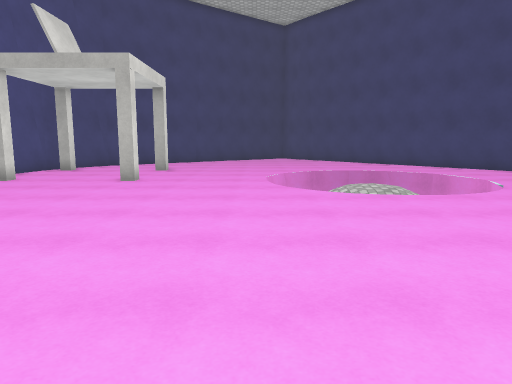
view 1 (above)

19 first-person views from a walk through a 3-D level made in the Unity game engine. The camera is 1.4 m above the floor, tilts 8° down and sees 70° across. The floor is counted in squares, 1 m on a side. Each view is taken from the middle of a square. On the plan, view 1 faces up. The plan holds only what a view shows up to about 16 squares ahead; the rest is blank. The place goes on beyond the plan. The player character is not drawn. Surface patterns are stand-ins for the level's own textures.

view 2
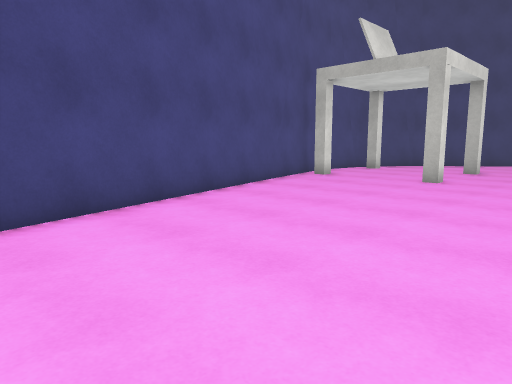

view 3
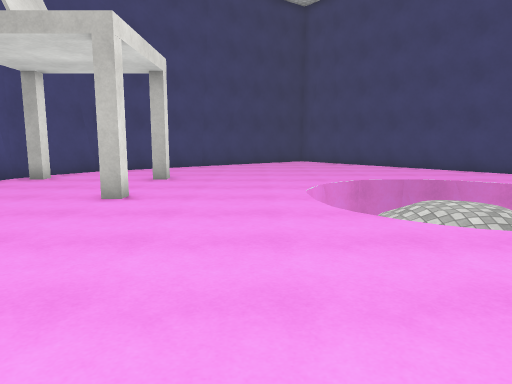

view 4
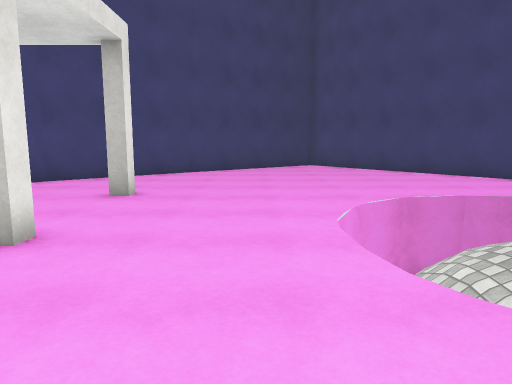

view 5
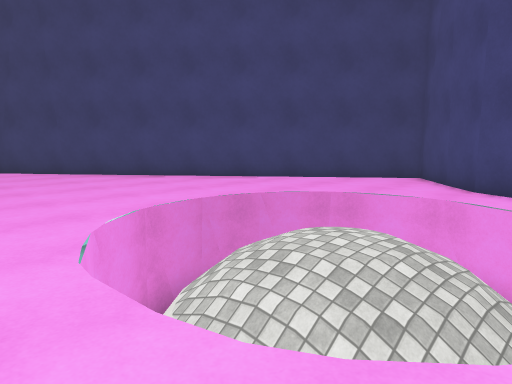

view 6
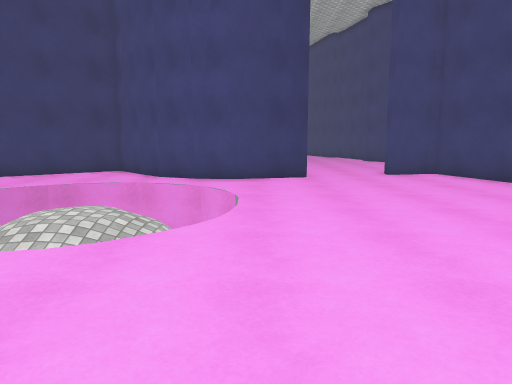

view 7
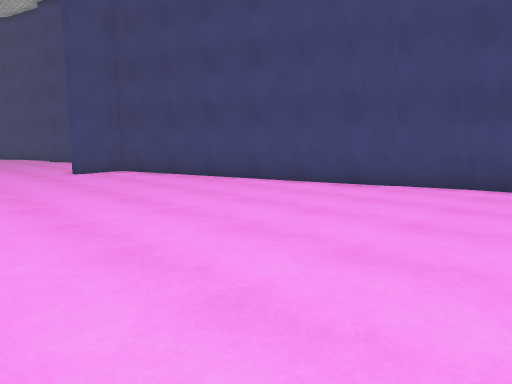

view 8
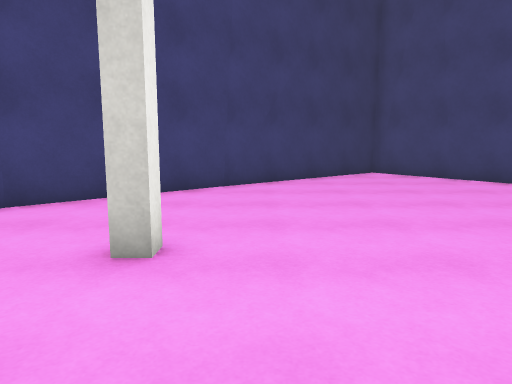

view 9
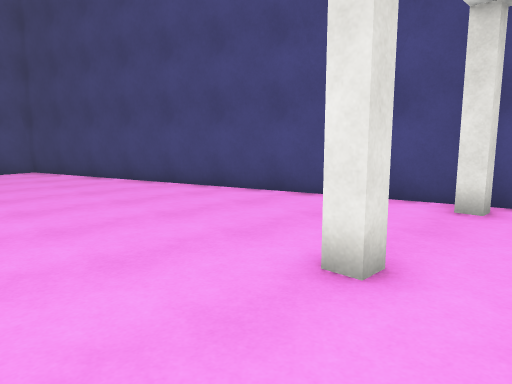

view 10
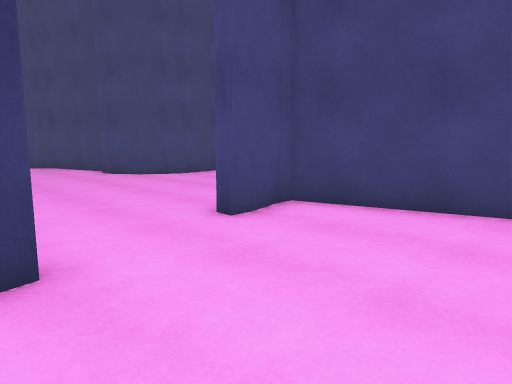

view 11
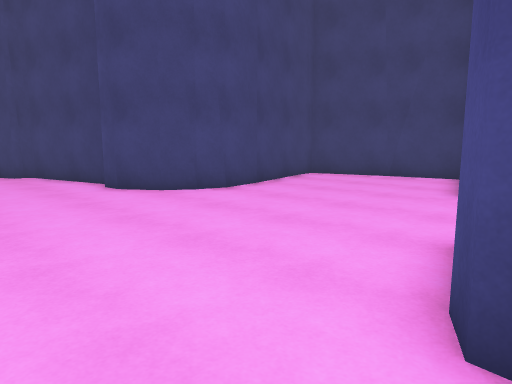

view 12
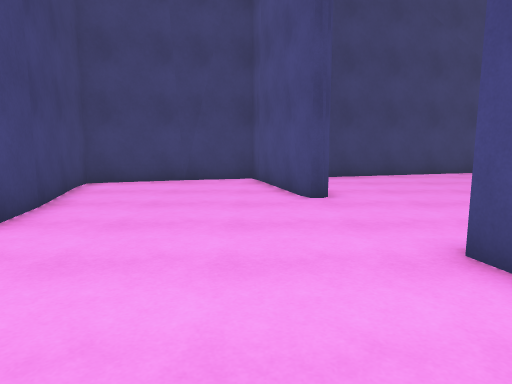

view 13
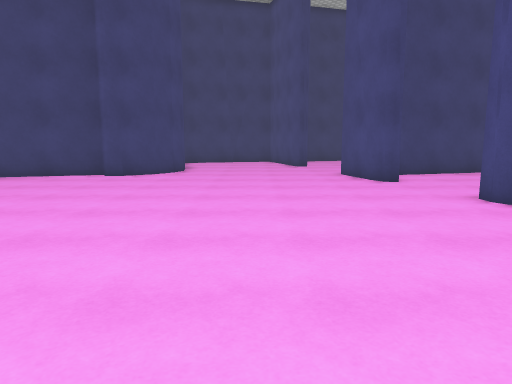

view 14
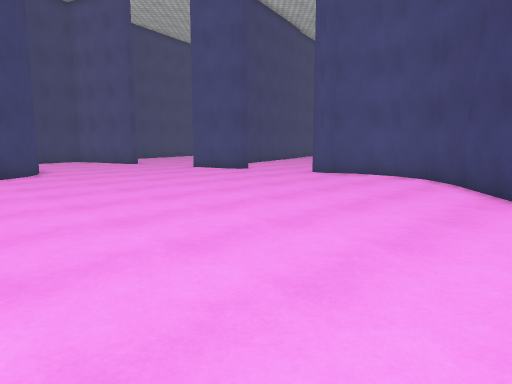

view 15
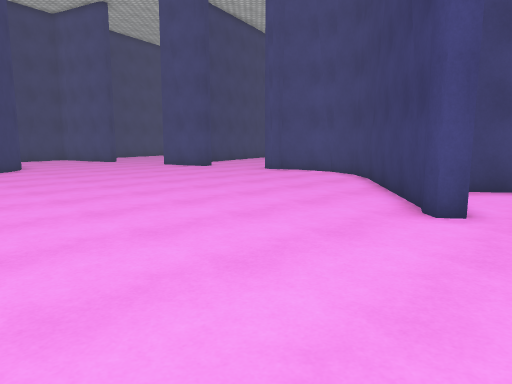

view 16
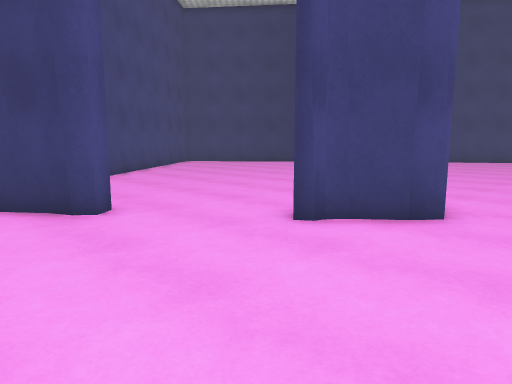

view 17
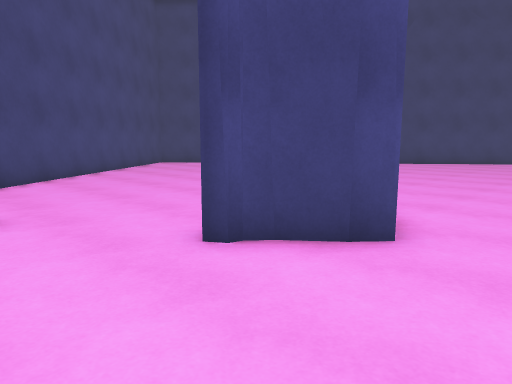

view 18
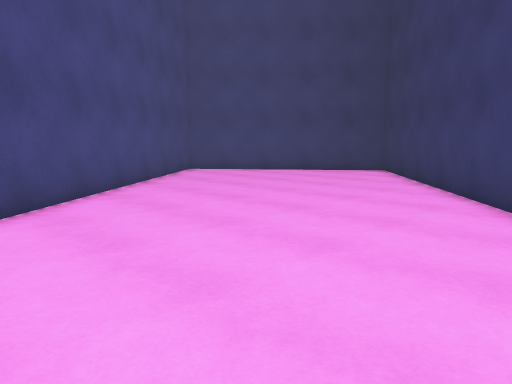

view 19
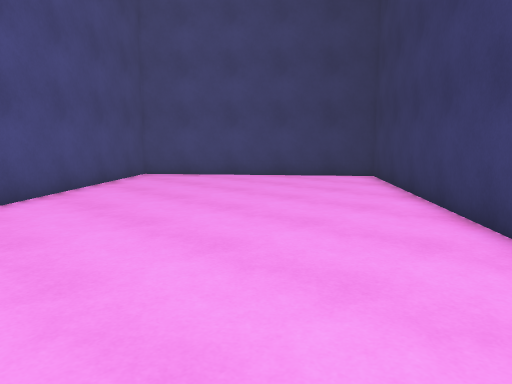

### Floor plan
Key: @ floor where view 1 was taken; # wall or solid block; . floor; v drop or lower ground; O other object.
Columns run from 9 left of view 1 to 24 right of it. Each row starts with its distance up from view 1.
 33                ##....##    ....
 32              ###......##   ....
 31             ##.........##  ....
 30             #...........#   ....
 29           ###...........##  ....
 28          ##.##...........## ....
 27        ###...##...........   ...
 26       ##......##...........  ...
 25      ##.......##...........   ...
 24     ##.........##..........   ...
 23    ##...........##..........   ..
 22  ##..............##.........  #..
 21 ##................##.........##..
 20 #.................##.........#....
 19 #..................##.............
 18 O...O...............##...##.......
 17 O...OO......vvvv.....##.##........
 16 ...........v    v.....###........
 15 ..........vvvv   v...###..........
 14 .......... vvvv  v..##............
 13 O...OO.... vvvv  v.##............
 12 ..........vvvvvv v.#.............
 11 ..........v vvvvv..#.............
 10 #..........vv  v...#.............
  9 #..................#.............
  8 #..................#............
  7 ##..............................
  6  #...............................
  5  #................................
  4  #................................
  3  ##.................##............
  2   #.................##............
  1   #...............####........####
  0   #......@.....####  ........##
 -1   ##.......#####    .........#
 -2    #....####        .........#
 -3    ######          ..........#
 -4                    ...##.....#
 -5                   .... #.....##
 -6                  ......#......#
 -7                  ..... ##....##
 -8                 ......  ######
 -9                 .....#  #
-10                ..#####
-11               ####

Positions as (right, up) in squares from view 1, and headings:
1: (0, 0), facing up
2: (0, 0), facing up-left
3: (-1, 4), facing up
4: (-1, 8), facing up
5: (-1, 10), facing up-right
6: (-4, 9), facing right
7: (-5, 9), facing down-right
8: (-3, 13), facing up
9: (-1, 15), facing down-left
10: (6, 8), facing down-right
11: (11, 6), facing down-right
12: (15, 5), facing down
13: (16, 16), facing down
14: (24, 17), facing down-left
15: (24, 20), facing down-left
16: (24, 15), facing up-left
17: (24, 17), facing up-left
18: (18, 19), facing up-left
19: (17, 22), facing up-left
